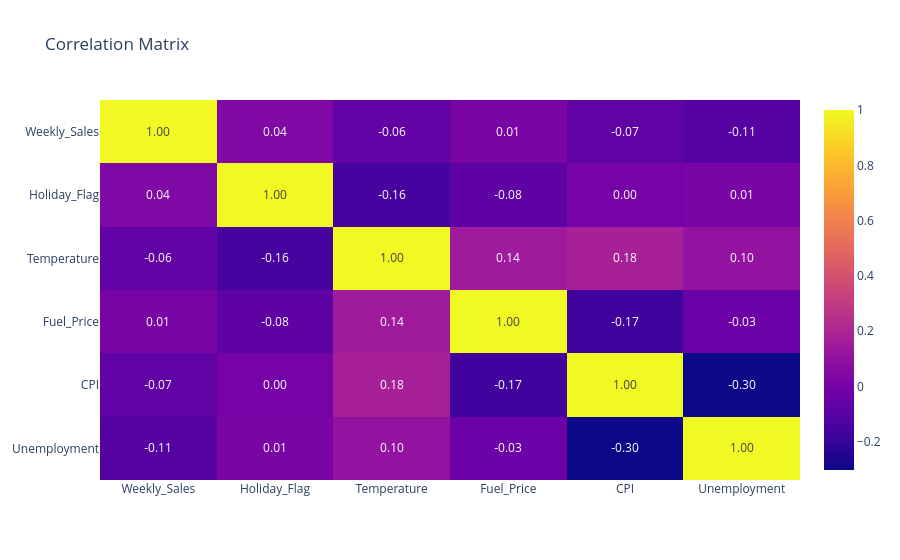

The notebook cell this image was saved under:
### Code cell
# Figure 5 — Correlation matrix (Store ID excluded because it is categorical)
corr_cols = ["Weekly_Sales","Holiday_Flag","Temperature","Fuel_Price","CPI","Unemployment"]
corr = df[corr_cols].corr()
fig = px.imshow(corr, text_auto=".2f", aspect="auto",
                title="Correlation Matrix")
fig.update_layout(template="plotly_white")
fig.show()

### Figure 1 — Plotly figure (JSON) as saved in the notebook; plotly's stock layout.template omitted (floating-point values rounded to 4 significant figures)
{"data": [{"coloraxis": "coloraxis", "hovertemplate": "x: %{x}<br>y: %{y}<br>color: %{z}<extra></extra>", "name": "0", "texttemplate": "%{z:.2f}", "type": "heatmap", "x": ["Weekly_Sales", "Holiday_Flag", "Temperature", "Fuel_Price", "CPI", "Unemployment"], "xaxis": "x", "y": ["Weekly_Sales", "Holiday_Flag", "Temperature", "Fuel_Price", "CPI", "Unemployment"], "yaxis": "y", "z": [[1.0, 0.03689, -0.06381, 0.009464, -0.07263, -0.1062], [0.03689, 1.0, -0.1551, -0.07835, -0.002162, 0.01096], [-0.06381, -0.1551, 1.0, 0.145, 0.1769, 0.1012], [0.009464, -0.07835, 0.145, 1.0, -0.1706, -0.03468], [-0.07263, -0.002162, 0.1769, -0.1706, 1.0, -0.302], [-0.1062, 0.01096, 0.1012, -0.03468, -0.302, 1.0]]}], "layout": {"coloraxis": {"colorscale": [[0, "#0d0887"], [0.1111, "#46039f"], [0.2222, "#7201a8"], [0.3333, "#9c179e"], [0.4444, "#bd3786"], [0.5556, "#d8576b"], [0.6667, "#ed7953"], [0.7778, "#fb9f3a"], [0.8889, "#fdca26"], [1, "#f0f921"]]}, "title": {"text": "Correlation Matrix"}, "xaxis": {"anchor": "y", "domain": [0, 1]}, "yaxis": {"anchor": "x", "autorange": "reversed", "domain": [0, 1]}}}
